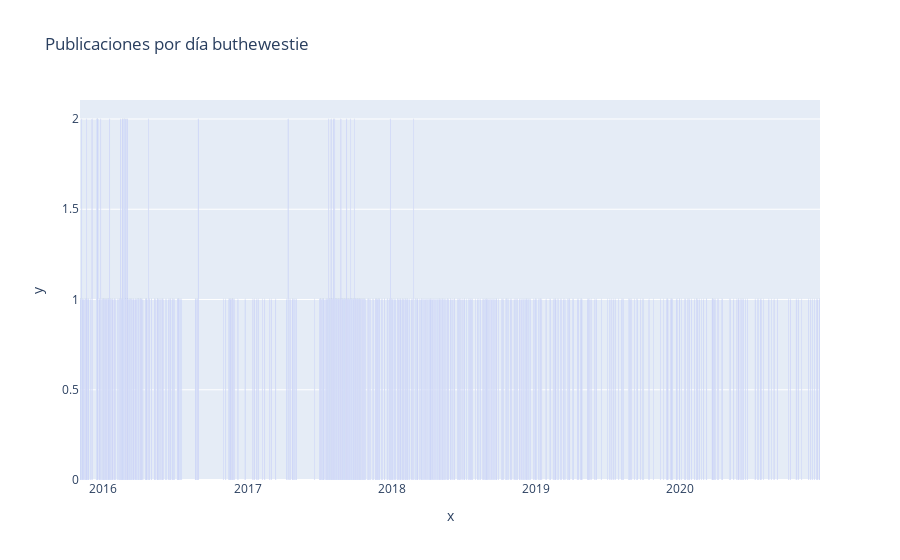

This figure's notebook cell:
### Code cell
px.bar(x=buthewestie_date.index, y=buthewestie_date, text= buthewestie_date, title = "Publicaciones por día buthewestie")

### Figure 1 — Plotly figure (JSON) as saved in the notebook; plotly's stock layout.template omitted (floating-point values rounded to 4 significant figures; data arrays with more than 128 entries replaced by an {"elided": "..."} marker saying what was removed)
{"data": [{"alignmentgroup": "True", "hovertemplate": "x=%{x}<br>y=%{y}<br>text=%{text}<extra></extra>", "legendgroup": "", "marker": {"color": "#636efa"}, "name": "", "offsetgroup": "", "orientation": "v", "showlegend": false, "text": {"elided": "580 int values"}, "textposition": "auto", "type": "bar", "x": {"elided": "580 str values"}, "xaxis": "x", "y": {"elided": "580 int values"}, "yaxis": "y"}], "layout": {"barmode": "relative", "legend": {"tracegroupgap": 0}, "title": {"text": "Publicaciones por día buthewestie"}, "xaxis": {"anchor": "y", "domain": [0, 1], "title": {"text": "x"}}, "yaxis": {"anchor": "x", "domain": [0, 1], "title": {"text": "y"}}}}
